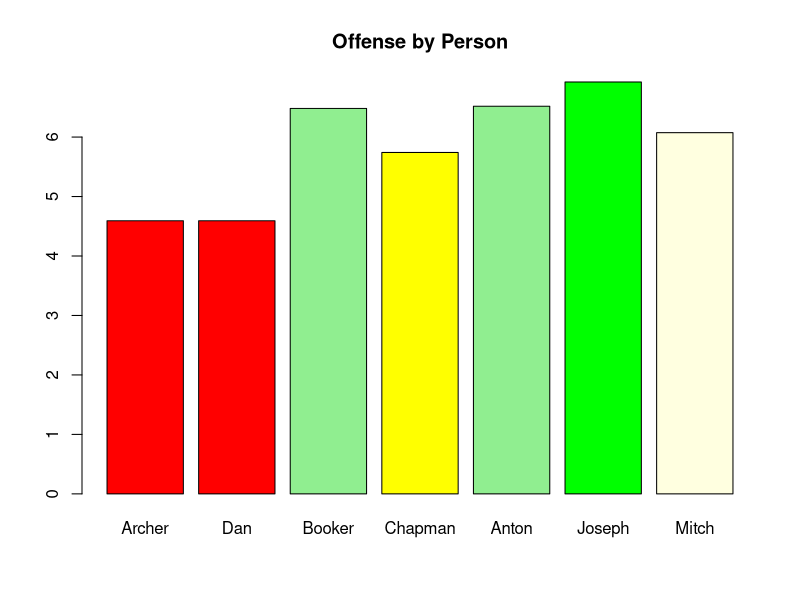
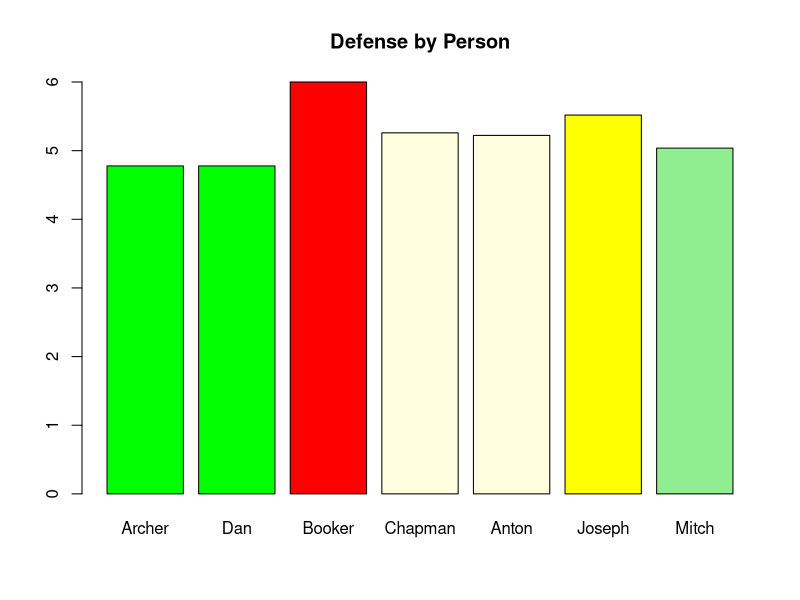
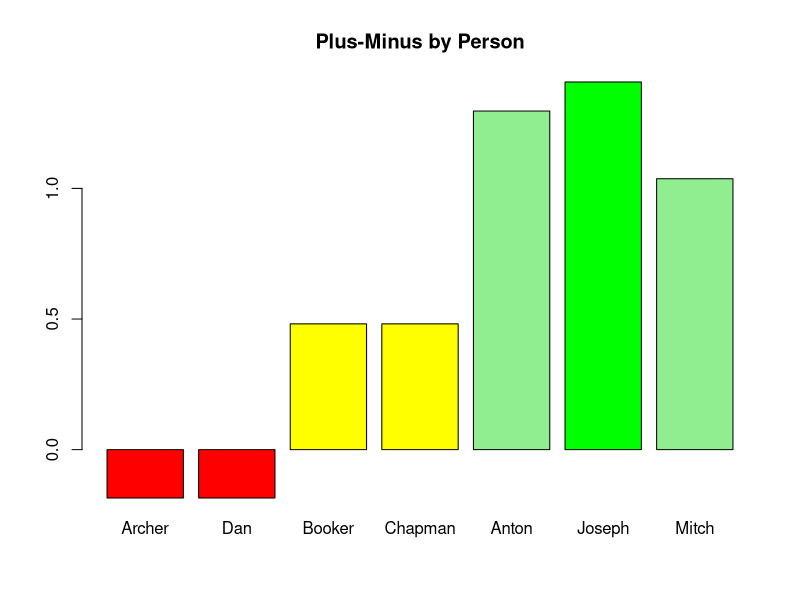
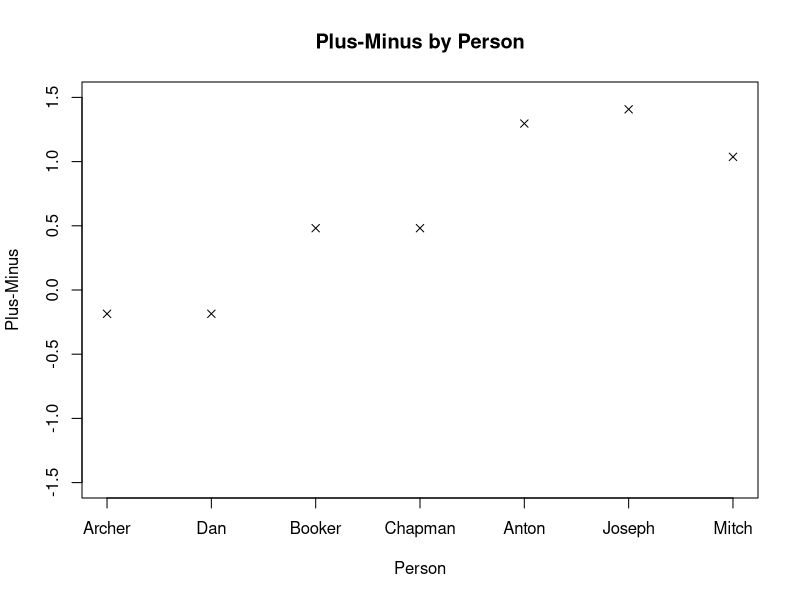

Here is the R script that generated these plots, in order:
# set working directory

setwd("C:/Users/linni/OneDrive/Desktop/Personal/Practice_Programming/Slay-Ups-Stats")

# read data
data2 = read.csv("Data/Slay-Ups-By_Minute.csv")
attach(data2)

# offense
offense = c(game1_off, game2_off, game3_off, game4_off, game5_off, game6_off,
            game7_off, game8_off, game9_off, game10_off, game11_off, game12_off,
            game13_off, game14_off, game15_off, game16_off, game17_off,
            game18_off, game19_off, game20_off, game21_off, game22_off,
            game23_off, game24_off, game25_off,game26_off, game27_off)

# defense
defense = c(game1_off, game2_off, game3_off, game4_off, game5_off, game6_off,
            game7_off, game8_off, game9_off, game10_off, game11_off, game12_off,
            game13_off, game14_off, game15_off, game16_off, game17_off,
            game18_off, game19_off, game20_off, game21_off, game22_off,
            game23_off, game24_off, game25_off,game26_off, game27_off)

# plus-minus
pm = offense - defense

# set up each person's minutes
Archer = subset(data2, minute <= 4|(10 < minute & minute <= 28)|minute > 34)
Dan = subset(data2, minute <= 4|(10 < minute & minute <= 28)|minute > 34)
Booker = subset(data2, (4 < minute & minute <= 16)|minute > 22)
Chapman = subset(data2, minute <= 16|(22 < minute & minute <= 34))
Anton = subset(data2, minute <= 10|(16 < minute & minute <= 22)|minute > 28)
Joseph = subset(data2, (4 < minute & minute <= 22)|minute > 28)
Mitch = subset(data2, minute < 10|(16 < minute & minute <= 34))

################################################################################
#                         Offensive Output by person                           #
################################################################################

# mean offensive output
Archer_off = mean(colSums(Archer[,c(2,4,6,8,10,12,14,16,18,20,22,24,26,28,30,32,
                          34,36,38,40,42,44,46,48,50,52,54)], na.rm = TRUE))
Dan_off = mean(colSums(Dan[,c(2,4,6,8,10,12,14,16,18,20,22,24,26,28,30,32,34,36,
                          38,40,42,44,46,48,50,52,54)], na.rm = TRUE))
Booker_off = mean(colSums(Booker[,c(2,4,6,8,10,12,14,16,18,20,22,24,26,28,30,32,
                          34,36,38,40,42,44,46,48,50,52,54)], na.rm = TRUE))
Chapman_off = mean(colSums(Chapman[,c(2,4,6,8,10,12,14,16,18,20,22,24,26,28,30,
                          32,34,36,38,40,42,44,46,48,50,52,54)], na.rm = TRUE))
Anton_off = mean(colSums(Anton[,c(2,4,6,8,10,12,14,16,18,20,22,24,26,28,30,32,
                          34,36,38,40,42,44,46,48,50,52,54)], na.rm = TRUE))
Joseph_off = mean(colSums(Joseph[,c(2,4,6,8,10,12,14,16,18,20,22,24,26,28,30,32,
                          34,36,38,40,42,44,46,48,50,52,54)], na.rm = TRUE))
Mitch_off = mean(colSums(Mitch[,c(2,4,6,8,10,12,14,16,18,20,22,24,26,28,30,32,
                          34,36,38,40,42,44,46,48,50,52,54)], na.rm = TRUE))

barplot(c(Archer_off, Dan_off, Booker_off, Chapman_off, Anton_off, Joseph_off, Mitch_off),
        names.arg = c("Archer", "Dan", "Booker", "Chapman", "Anton", "Joseph",
        "Mitch"), col = c("red", "red", "lightgreen", "yellow","lightgreen","green",
        "lightyellow"), main = "Offense by Person")

################################################################################
#                         Defensive Output by person                           #
################################################################################

# mean defensive output
Archer_def = mean(colSums(Archer[,c(3,5,7,9,11,13,15,17,19,21,23,25,27,29,31,33,
                          35,37,39,41,43,45,47,49,51,53,55)], na.rm = TRUE))
Dan_def = mean(colSums(Dan[,c(3,5,7,9,11,13,15,17,19,21,23,25,27,29,31,33,35,37,
                          39,41,43,45,47,49,51,53,55)], na.rm = TRUE))
Booker_def = mean(colSums(Booker[,c(3,5,7,9,11,13,15,17,19,21,23,25,27,29,31,33,
                          35,37,39,41,43,45,47,49,51,53,55)], na.rm = TRUE))
Chapman_def = mean(colSums(Chapman[,c(3,5,7,9,11,13,15,17,19,21,23,25,27,29,31,
                          33,35,37,39,41,43,45,47,49,51,53,55)], na.rm = TRUE))
Anton_def = mean(colSums(Anton[,c(3,5,7,9,11,13,15,17,19,21,23,25,27,29,31,33,
                          35,37,39,41,43,45,47,49,51,53,55)], na.rm = TRUE))
Joseph_def = mean(colSums(Joseph[,c(3,5,7,9,11,13,15,17,19,21,23,25,27,29,31,33,
                          35,37,39,41,43,45,47,49,51,53,55)], na.rm = TRUE))
Mitch_def = mean(colSums(Mitch[,c(3,5,7,9,11,13,15,17,19,21,23,25,27,29,31,33,
                          35,37,39,41,43,45,47,49,51,53,55)], na.rm = TRUE))

barplot(c(Archer_def,Dan_def, Booker_def, Chapman_def, Anton_def, Joseph_def, Mitch_def),
        names.arg = c("Archer", "Dan", "Booker", "Chapman", "Anton", "Joseph",
        "Mitch"), col = c("green", "green", "red", "lightyellow", "lightyellow",
        "yellow", "lightgreen"), main = "Defense by Person")

################################################################################
#                         Plus-Minus Output by person                          #
################################################################################

# mean plus-minus output
Archer_pm = Archer_off - Archer_def
Dan_pm = Dan_off - Dan_def
Booker_pm = Booker_off - Booker_def
Chapman_pm = Chapman_off - Chapman_def
Anton_pm = Anton_off - Anton_def
Joseph_pm = Joseph_off - Joseph_def
Mitch_pm = Mitch_off - Mitch_def

barplot(c(Archer_pm,Dan_pm, Booker_pm, Chapman_pm, Anton_pm, Joseph_pm, Mitch_pm),
        names.arg = c("Archer", "Dan", "Booker", "Chapman", "Anton", "Joseph",
        "Mitch"), col = c("red", "red", "yellow", "yellow","lightgreen","green",
        "lightgreen"), main = "Plus-Minus by Person")


plot(c(1,2,3,4,5,6,7), c(Archer_pm,Dan_pm, Booker_pm, Chapman_pm, Anton_pm, Joseph_pm,
        Mitch_pm), xaxt = 'n', xlab = "Person", ylab = "Plus-Minus", ylim = c(-1.5,1.5),
     pch = 4, main = "Plus-Minus by Person")
axis(1, at = c(1,2,3,4,5,6,7) , c("Archer", "Dan", "Booker", "Chapman", "Anton", "Joseph",
               "Mitch"))


